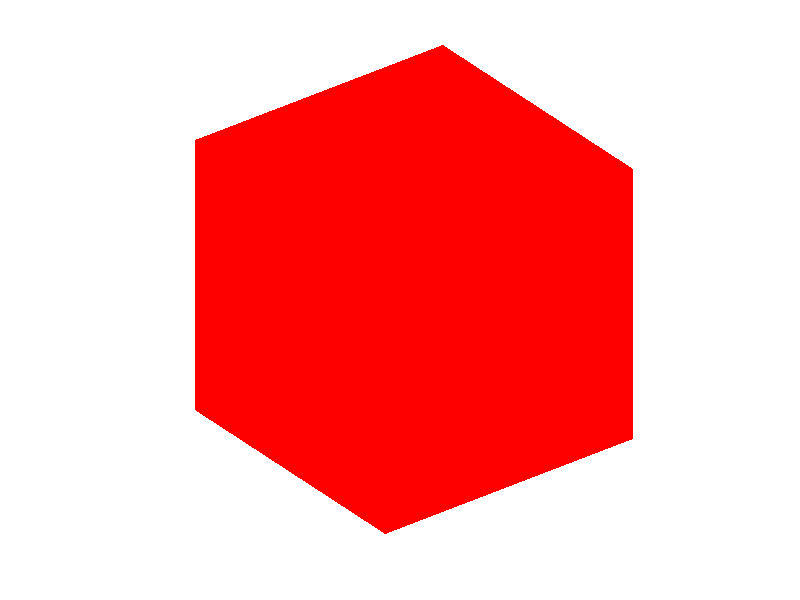

Reproduce this figure in MATLAB. (Note: this script raises an error after producing the figure.)
function [V, T] = Jerusalem_cube(nb_it, printable_ready, option_display)
%% Jerusalem_cube : function to compute, display, and save
% the Jerusalem cube at any iteration / depth level.
%
% Author : nicolas.douillet9 (at) gmail.com, 2021-2024.
%
%
% Syntax
%
% Jerusalem_cube;
% Jerusalem_cube(nb_it);
% Jerusalem_cube(nb_it, printable_ready);
% Jerusalem_cube(nb_it, printable_ready, option_display);
% [V, T] = Jerusalem_cube(nb_it, printable_ready, option_display);
%
%
% Description
%
% Jerusalem_cube computes and displays the 2-
% Jerusalem cube included in the unit sphere.
% 
% Jerusalem_cube(nb_it) computes and displays
% the nb_it Jerusalem cube.
%
% Jerusalem_cube(nb_it, printable_ready) prevents from
% creating non manifold edges when printable_ready is set to true /
% logical 1, and remove duplicated vertices and faces when it is set to
% *false / logical 0. In this latter case, the model is lighter (less
% vertices, less faces), but at the cost of non manifoldness.
%
% Jerusalem_cube(nb_it, printable_ready, option_display)
% displays it when option_display is set to logical *true/1 (default),
% and doesn't when it is set to  logical false/0.
%
% [V,T] = Jerusalem_cube(nb_it, printable_ready, option_display) saves
% the resulting vertex coordinates in the array V, and the triangulation in the array T.
%
%
% Input arguments
%
% - nb_it : positive integer scalar double, the number of iterations / depth level.
%
% - printable_ready : either logical, true/*false or numeric 1/*0.
%
% - option_display : either logical, *true/false or numeric *1/0.
%
%
% Output arguments
%
%       [ |  |  |]
% - V = [Vx Vy Vz], real matrix double, the vertex coordinates. Size(V) = [nb_vertices,3].
%       [ |  |  |]
%
%       [ |  |  |]
% - T = [T1 T2 T3], positive integer matrix double, the triangulation. Size(T) = [nb_triangles,3].
%       [ |  |  |]
%
%
% Example #1
%
% Computes and displays the Jerusalem cube
% at iteration 2, with minimum vertex and face numbers
%
% Jerusalem_cube;
%
%
% Example #2
%
% Computes and saves the 3D printable ready
% Jerusalem at iteration 3
%
% [V,T] = Jerusalem_cube(3,true,false);


%% Input parsing
assert(nargin < 4,'Too many input arguments.');

if ~nargin
    
    nb_it = 2;
    printable_ready = false;
    option_display = true;
    
elseif nargin > 0
    
    assert(isreal(nb_it) && nb_it == floor(nb_it) && nb_it >= 0,'nb_it parameter value must be numeric positive or null integer.');
    
    if nargin > 1
        
        assert(islogical(printable_ready) || isnumeric(printable_ready),'printable_ready parameter type must be either logical or numeric.');
        
        if nargin > 2
            
            assert(islogical(option_display) || isnumeric(option_display),'option_display parameter type must be either logical or numeric.');
            
        else
            
            option_display = true;
            
        end
        
    else
        
        printable_ready = false;
        option_display = true;
        
    end
    
end


%% Body
% Summits of original cube (living in the unit sphere R(O,1))
a = sqrt(3)/3;
edglength = 2*a;

V1 = [a a a];
V2 = [-a a a];
V3 = [-a -a a];
V4 = [a -a a];
V5 = -V3;
V6 = -V4;
V7 = -V1;
V8 = -V2;

C = cube(V1, V2, V3, V4, V5, V6, V7, V8);


h = sqrt(2) - 1; % homothetie ratio
p = 0;

while p ~= nb_it+2
        
    new_C_array = C;
    cube_idx_to_suppr = [];
    
    for j = 1 : size(C,3)
        
        C_current = C(:,:,j);
        
        if (max(C_current.vertex(:,1)) - min(C_current.vertex(:,1))) > edglength*h^(p-1)
            
            cube_idx_to_suppr = cat(2,cube_idx_to_suppr,j);
            [V_new, F_new] = split_cube(C_current,h);
            
            for m = 1:size(F_new,1)/6
                
                new_cube = cube(V_new(F_new(6*(m-1)+1,1),:),...
                                V_new(F_new(6*(m-1)+1,2),:),...
                                V_new(F_new(6*(m-1)+1,3),:),...
                                V_new(F_new(6*(m-1)+1,4),:),...
                                V_new(F_new(6*(m-1)+2,1),:),...
                                V_new(F_new(6*(m-1)+2,2),:),...
                                V_new(F_new(6*(m-1)+2,3),:),...
                                V_new(F_new(6*(m-1)+2,4),:)); 
                                
                new_C_array = cat(3,new_C_array,new_cube);
                
            end
            
        end
        
    end
    
    new_C_array(:,:,cube_idx_to_suppr) = [];
    C = new_C_array;            
    p = p+1;
    
end
    

% Squares to triangles conversion
[V,T] = squares2triangles(C);

if ~printable_ready
    
    % Remove duplicated vertices
    [V,T] = remove_duplicated_vertices(V,T);
    
    % Remove duplicated triangles
    T = unique(sort(T,2),'rows','stable');
    
end

% Display
if option_display
    
    warning('on');
    
    if option_display && nb_it > 4
        warning('%s triangles to display !',num2str(size(T,1)))
    end        
    
    disp_Jerusalem_cube(V,T);
    
end


end % Jerusalem_cube


%% Split cube subfunction
function [V_new, F_new] = split_cube(C, h)
% Input
%
% C : cube structure
%
%
% Outputs
%
% V_new : the newly created vertices -coordinates-
% F_new : the newly created facets line indices


h1 = 1 - 2*h;

% Six possible values for each coordinate, X, Y, or Z
val1x = min(C.vertex(:,1));
val6x = max(C.vertex(:,1));
val2x = val1x + h1 * (val6x - val1x);
val3x = val1x + h *  (val6x - val1x);
val4x = val6x - h *  (val6x - val1x);
val5x = val6x - h1 * (val6x - val1x);

val1y = min(C.vertex(:,2));
val6y = max(C.vertex(:,2));
val2y = val1y + h1 * (val6y - val1y);
val3y = val1y + h *  (val6y - val1y);
val4y = val6y - h *  (val6y - val1y);
val5y = val6y - h1 * (val6y - val1y);

val1z = min(C.vertex(:,3));
val6z = max(C.vertex(:,3));
val2z = val1z + h1 * (val6z - val1z);
val3z = val1z + h *  (val6z - val1z);
val4z = val6z - h *  (val6z - val1z);
val5z = val6z - h1 * (val6z - val1z);


V_new = [val6x val6y val6z; % Top first layer
    val5x val6y val6z;
    val4x val6y val6z;
    val3x val6y val6z;
    val2x val6y val6z;
    val1x val6y val6z;
    
    val6x val5y val6z;
    val5x val5y val6z;
    val4x val5y val6z;
    val3x val5y val6z;
    val2x val5y val6z;
    val1x val5y val6z;
    
    val6x val4y val6z;
    val5x val4y val6z;
    val4x val4y val6z;
    val3x val4y val6z;
    val2x val4y val6z;
    val1x val4y val6z;
    
    val6x val3y val6z;
    val5x val3y val6z;
    val4x val3y val6z;
    val3x val3y val6z;
    val2x val3y val6z;
    val1x val3y val6z;
    
    val6x val2y val6z;
    val5x val2y val6z;
    val4x val2y val6z;
    val3x val2y val6z;
    val2x val2y val6z;
    val1x val2y val6z;
    
    val6x val1y val6z;
    val5x val1y val6z;
    val4x val1y val6z;
    val3x val1y val6z;
    val2x val1y val6z;
    val1x val1y val6z;...
    
    
    val6x val6y val5z; % Top second layer
    val5x val6y val5z;
    val4x val6y val5z;
    val3x val6y val5z;
    val2x val6y val5z;
    val1x val6y val5z;
    
    val6x val5y val5z;
    val5x val5y val5z;
    val4x val5y val5z;
    val3x val5y val5z;
    val2x val5y val5z;
    val1x val5y val5z;
    
    val6x val4y val5z;
    val5x val4y val5z;
    val4x val4y val5z;
    val3x val4y val5z;
    val2x val4y val5z;
    val1x val4y val5z;
    
    val6x val3y val5z;
    val5x val3y val5z;
    val4x val3y val5z;
    val3x val3y val5z;
    val2x val3y val5z;
    val1x val3y val5z;
    
    val6x val2y val5z;
    val5x val2y val5z;
    val4x val2y val5z;
    val3x val2y val5z;
    val2x val2y val5z;
    val1x val2y val5z;
    
    val6x val1y val5z;
    val5x val1y val5z;
    val4x val1y val5z;
    val3x val1y val5z;
    val2x val1y val5z;
    val1x val1y val5z;...
    
    
    val6x val6y val4z; % Top third layer
    val5x val6y val4z;
    val4x val6y val4z;
    val3x val6y val4z;
    val2x val6y val4z;
    val1x val6y val4z;
    
    val6x val5y val4z;
    val5x val5y val4z;
    val4x val5y val4z;
    val3x val5y val4z;
    val2x val5y val4z;
    val1x val5y val4z;
    
    val6x val4y val4z;
    val5x val4y val4z;
    val4x val4y val4z;
    val3x val4y val4z;
    val2x val4y val4z;
    val1x val4y val4z;
    
    val6x val3y val4z;
    val5x val3y val4z;
    val4x val3y val4z;
    val3x val3y val4z;
    val2x val3y val4z;
    val1x val3y val4z;
    
    val6x val2y val4z;
    val5x val2y val4z;
    val4x val2y val4z;
    val3x val2y val4z;
    val2x val2y val4z;
    val1x val2y val4z;
    
    val6x val1y val4z;
    val5x val1y val4z;
    val4x val1y val4z;
    val3x val1y val4z;
    val2x val1y val4z;
    val1x val1y val4z;...
    
    
    val6x val6y val3z; % Bottom third layer
    val5x val6y val3z;
    val4x val6y val3z;
    val3x val6y val3z;
    val2x val6y val3z;
    val1x val6y val3z;
    
    val6x val5y val3z;
    val5x val5y val3z;
    val4x val5y val3z;
    val3x val5y val3z;
    val2x val5y val3z;
    val1x val5y val3z;
    
    val6x val4y val3z;
    val5x val4y val3z;
    val4x val4y val3z;
    val3x val4y val3z;
    val2x val4y val3z;
    val1x val4y val3z;
    
    val6x val3y val3z;
    val5x val3y val3z;
    val4x val3y val3z;
    val3x val3y val3z;
    val2x val3y val3z;
    val1x val3y val3z;
    
    val6x val2y val3z;
    val5x val2y val3z;
    val4x val2y val3z;
    val3x val2y val3z;
    val2x val2y val3z;
    val1x val2y val3z;
    
    val6x val1y val3z;
    val5x val1y val3z;
    val4x val1y val3z;
    val3x val1y val3z;
    val2x val1y val3z;
    val1x val1y val3z;...
    
    
    val6x val6y val2z; % Bottom second layer
    val5x val6y val2z;
    val4x val6y val2z;
    val3x val6y val2z;
    val2x val6y val2z;
    val1x val6y val2z;
    
    val6x val5y val2z;
    val5x val5y val2z;
    val4x val5y val2z;
    val3x val5y val2z;
    val2x val5y val2z;
    val1x val5y val2z;
    
    val6x val4y val2z;
    val5x val4y val2z;
    val4x val4y val2z;
    val3x val4y val2z;
    val2x val4y val2z;
    val1x val4y val2z;
    
    val6x val3y val2z;
    val5x val3y val2z;
    val4x val3y val2z;
    val3x val3y val2z;
    val2x val3y val2z;
    val1x val3y val2z;
    
    val6x val2y val2z;
    val5x val2y val2z;
    val4x val2y val2z;
    val3x val2y val2z;
    val2x val2y val2z;
    val1x val2y val2z;
    
    val6x val1y val2z;
    val5x val1y val2z;
    val4x val1y val2z;
    val3x val1y val2z;
    val2x val1y val2z;
    val1x val1y val2z;...
    
    
    val6x val6y val1z; % Bottom first layer
    val5x val6y val1z;
    val4x val6y val1z;
    val3x val6y val1z;
    val2x val6y val1z;
    val1x val6y val1z;
    
    val6x val5y val1z;
    val5x val5y val1z;
    val4x val5y val1z;
    val3x val5y val1z;
    val2x val5y val1z;
    val1x val5y val1z;
    
    val6x val4y val1z;
    val5x val4y val1z;
    val4x val4y val1z;
    val3x val4y val1z;
    val2x val4y val1z;
    val1x val4y val1z;
    
    val6x val3y val1z;
    val5x val3y val1z;
    val4x val3y val1z;
    val3x val3y val1z;
    val2x val3y val1z;
    val1x val3y val1z;
    
    val6x val2y val1z;
    val5x val2y val1z;
    val4x val2y val1z;
    val3x val2y val1z;
    val2x val2y val1z;
    val1x val2y val1z;
    
    val6x val1y val1z;
    val5x val1y val1z;
    val4x val1y val1z;
    val3x val1y val1z;
    val2x val1y val1z;
    val1x val1y val1z;...
    ];

F_new = [1 3 15 13; % Top layer top right corner cube
         73 75 87 85;
         1 13 85 73;
         3 1 73 75;
         15 3 75 87;
         13 15 87 85;...
    
         3 4 10 9; % Top layer top cross cube
         39 40 46 45;
         3 9 45 39;
         4 3 39 40;
         10 4 40 46;
         9 10 46 45;...
    
         4 6 18 16; % Top layer top left corner cube
         76 78 90 88;
         4 16 88 76;
         6 4 76 78;
         18 6 78 90;
         16 18 90 88;...
    
         13 14 20 19; % Top layer right cross cube
         49 50 56 55;
         13 19 55 49;
         14 13 49 50;
         20 14 50 56;
         19 20 56 55;...
    
         17 18 24 23; % Top layer left cross cube
         53 54 60 59;
         17 23 59 53;
         18 17 53 54;
         24 18 54 60;
         23 24 60 59;...
    
         19 21 33 31 ; % Top layer bottom right corner cube
         91 93 105 103;
         19 31 103 91;
         21 19 91 93;
         33 21 93 105;
         31 33 105 103;...
    
         27 28 34 33; % Top layer bottom cross cube
         63 64 70 69;
         27 33 69 63;
         28 27 63 64;
         34 28 64 70;
         33 34 70 69;...
    
         22 24 36 34; % Top layer bottom left corner cube
         94 96 108 106;
         22 34 106 94;
         24 22 94 96;
         36 24 96 108;
         34 36 108 106;...            
    
         73 74 80 79; % Middle layer top right small cube
         109 110 116 115;
         73 79 115 109;
         74 73 109 110;
         80 74 110 116;
         79 80 116 115;...
    
         77 78 84 83; % Middle layer top left small cube
         113 114 120 119;
         77 83 119 113;
         78 77 113 114;
         84 78 114 120;
         83 84 120 119;...
    
         97 98 104 103; % Middle layer bottom right small cube
         133 134 140 139;
         97 103 139 133;
         98 97 133 134;
         104 98 134 140;
         103 104 140 139;...
    
         101 102 108 107; % Middle layer bottom left small cube
         137 138 144 143;
         101 107 143 137;
         102 101 137 138;
         108 102 138 144;
         107 108 144 143;...          
    
         109 111 123 121; % Bottom layer top right corner cube
         181 183 195 193;
         109 121 193 181;
         111 109 181 183;
         123 111 183 195;
         121 123 195 193;...
    
         147 148 154 153; % Bottom layer top cross cube
         183 184 190 189;
         147 153 189 183;
         148 147 183 184;
         154 148 184 190;
         153 154 190 189;...
    
         112 114 126 124; % Bottom layer top left corner cube
         184 186 198 196;
         112 124 196 184;
         114 112 184 186;
         126 114 186 198;
         124 126 198 196;...
    
         157 158 164 163; % Bottom layer right cross cube
         193 194 200 199;
         157 163 199 193;
         158 157 193 194;
         164 158 194 200;
         163 164 200 199;...
    
         161 162 168 167; % Bottom layer left cross cube
         197 198 204 203;
         161 167 203 197;
         162 161 197 198;
         168 162 198 204;
         167 168 204 203;...
    
         127 129 141 139 ; % Bottom layer bottom right corner cube
         199 201 213 211;
         127 139 211 199;
         129 127 199 201;
         141 129 201 213;
         139 141 213 211;...
    
         171 172 178 177; % Bottom layer bottom cross cube
         207 208 214 213;
         171 177 213 207;
         172 171 207 208;
         178 172 208 214;
         177 178 214 213;...
    
         130 132 144 142; % Bottom layer bottom left corner cube
         202 204 216 214;
         130 142 214 202;
         132 130 202 204;
         144 132 204 216;
         142 144 216 214;...
    ];

end % split_cube


%% Build cube structure subfunction
function [C] = cube(V1, V2, V3, V4, V5, V6, V7, V8)
%
% V1, V2, V3, V4, V5, V6, V7, V8 : line vectors of cube eight vertices coordinates
%
% Vn = [Vxn Vyn Vzn]

F1 = [1 2 3 4];
F2 = [5 6 7 8];
F3 = [1 4 8 5];
F4 = [2 1 5 6];
F5 = [2 3 7 6];
F6 = [3 4 8 7];

C = struct('vertex', [V1; V2; V3; V4; V5; V6; V7; V8], ...
    'facet', [F1; F2; F3; F4; F5; F6]);

end % cube


%% Squares to triangles conversion subfunction
function [V, T] = squares2triangles(C)
%
% Author : nicolas.douillet9 (at) gmail.com, 2017-2022.
%
% Split struct array into two arrays : vertices & facets

S = size(C,3);
V = zeros(8*S,3);
T = zeros(12*S,3);

for k = 1:S
    
    for i = 1:size(C(:,:,k).vertex,1)
        
        V(8*(k-1)+i,:) = C(:,:,k).vertex(i,:);
        
    end
    
    for j = 1:size(C(:,:,k).facet,1) % 6
        
        a = C(:,:,k).facet(j,1) + 8*(k-1);
        b = C(:,:,k).facet(j,2) + 8*(k-1);
        c = C(:,:,k).facet(j,3) + 8*(k-1);
        d = C(:,:,k).facet(j,4) + 8*(k-1);
        
        T1 = sort([a b c]);
        T2 = sort([a d c]);
        
        T(12*(k-1)+2*(j-1)+1,:) = T1;
        T(12*(k-1)+2*j,:) = T2;
        
    end
    
end

% Remove duplicated triangles
T = unique(sort(T,2),'rows','stable');

end % squares2triangles


%% Display subfunction
function [] = disp_Jerusalem_cube(V, T)
%
% Author : nicolas.douillet9 (at) gmail.com, 2017-2022.

figure;
set(gcf,'Color',[1 1 1]), set(gca,'Color',[1 1 1]);
trisurf(T,V(:,1),V(:,2),V(:,3)), shading flat, hold on;
colormap([1 0 0]);
axis square, axis equal, axis tight, axis off;
grid off;
ax = gca;
ax.Clipping = 'off';
camlight left;
view(3);

end % disp_Jerusalem_cube


%% Remove duplicated vertices subfunction
function [V_out, T_out] = remove_duplicated_vertices(V_in, T_in)
%
% Author : nicolas.douillet9 (at) gmail.com, 2017-2022.

tol = 1e4*eps;
[V_out,~,n] = uniquetol(V_in,tol,'ByRows',true);
T_out = n(T_in);

end % remove_duplicated_vertices